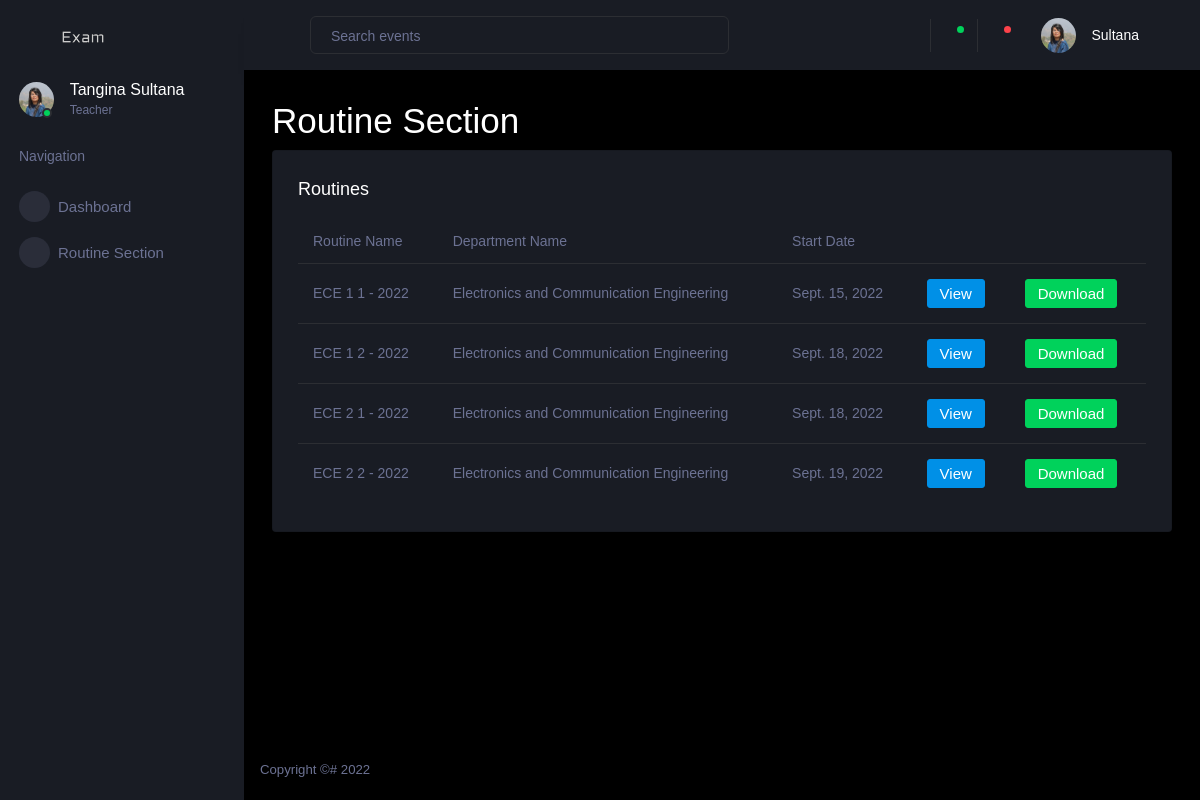
/user/routine-section (signed in), run on an earlier commit of the app's database.
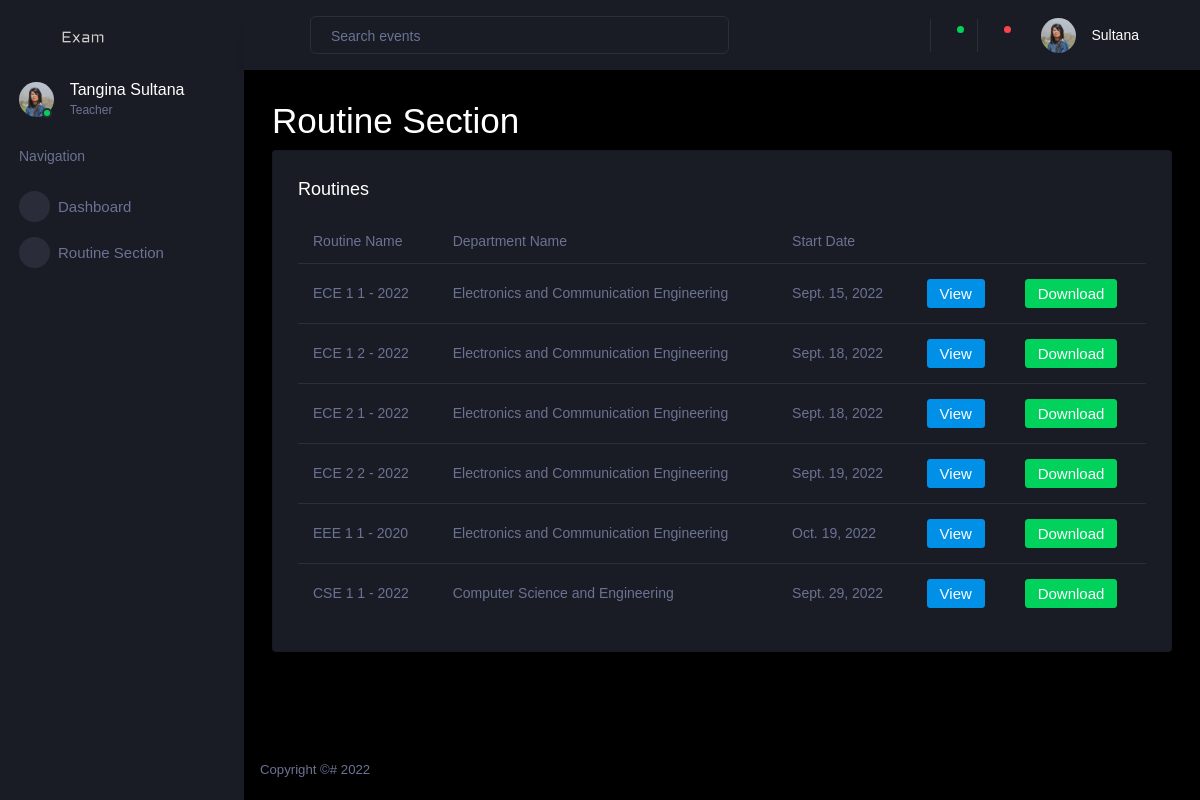
And on a later commit of the database.
### account/models.py (models this page shows, shortened)
class Routine(models.Model):
    name = models.CharField(max_length=255, null=False, unique=True)
    start_date = models.DateField()
    department = models.ForeignKey(Department, on_delete=models.CASCADE)
    is_approved = models.BooleanField(default=False)

### dashboard/models.py (models this page shows)
class Department(models.Model):
    name = models.CharField(max_length=255, null=True)
    faculty = models.ForeignKey(Faculty, on_delete=models.PROTECT)
    def __str__(self) -> str:
        return self.name

### dashboard/views.py (the view)
# urls.py: path('routine-section', routine_page, name='routine-section'),
def routine_page(request):
    context = get_context(request)
    return render(request, 'routine-section.html', context)

### account/models.py (called while the page is built)
    def __str__(self) -> str:
        return self.messages

### dashboard/views.py (called while the page is built)
def is_dean(user):
    try:
        teacher = Teacher.objects.get(user=user)
    except Teacher.DoesNotExist:
        return None
    deans = Dean.objects.filter(teacher=teacher).order_by('-joined')[:1]
    if len(deans) != 1:
        return None
    return deans[0]

def is_staff(user):
    try:
        staff = Staff.objects.get(user=user)
    except Staff.DoesNotExist:
        return None
    return staff

def is_teacher(user):
    try:
        teacher = Teacher.objects.get(user=user)
    except Teacher.DoesNotExist:
        return None
    return teacher

def get_notification(user):
    return Notification.objects.filter(user=user, marked_read=False).all()

### dashboard/templates/routine-section.html (shortened to what this page needs)
{% extends "dashboard-base.html" %}
{% load static %}
{% block content %}
<h1>Routine Section</h1>
<div class="row">
  <div class="col-12 grid-margin">
    <div class="card">
      <div class="card-body">
        <h4 class="card-title">Routines</h4>
        <div class="table-responsive">
          <table class="table">
            <thead>
              <tr>
                <th> Routine Name </th>
                <th> Department Name </th>
                <th> Start Date </th>
              </tr>
            </thead>
            <tbody>
              {% for routine in approved_routines %}
              <tr>
                <td> {{routine.name}} </td>
                <td> {{routine.department}} </td>
                <td> {{routine.start_date}} </td>
                <td>
                  <a class="btn btn-primary" href="{% url 'routine-view' routine.id  %}">View</a>
                </td>
                <td>
                  <a class="btn btn-success" href="#">Download</a>
                </td>
              </tr>
              {% endfor %}
            </tbody>
          </table>
        </div>
      </div>
    </div>
  </div>
</div>
{% endblock content %}

What changed in the data, as far as the page shows it:
added Routine: name "EEE 1 1 - 2020", department "Electronics and Communication Engineering", start_date "Oct. 19, 2022"
added Routine: name "CSE 1 1 - 2022", department "Computer Science and Engineering", start_date "Sept. 29, 2022"
